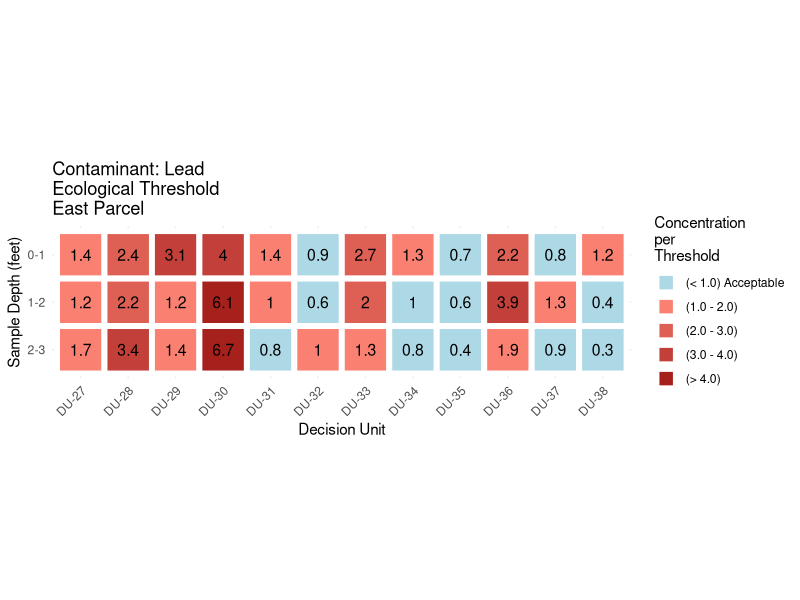
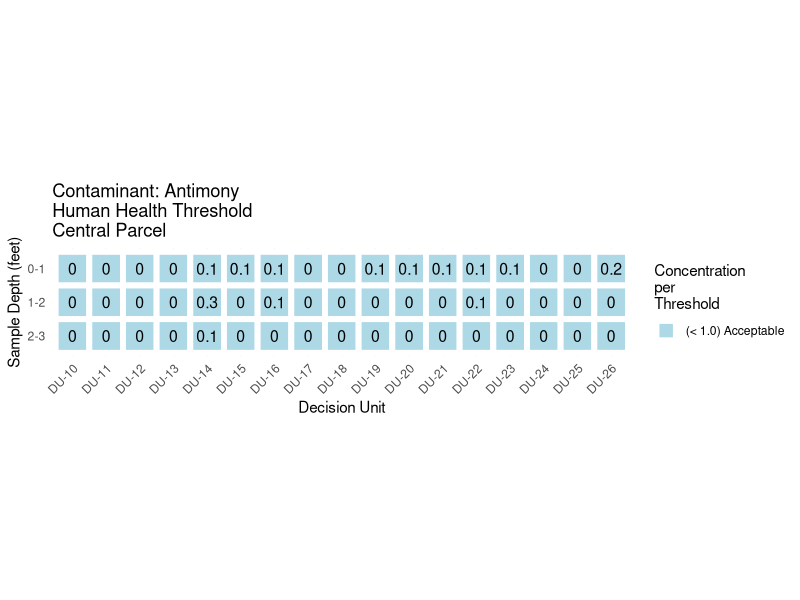
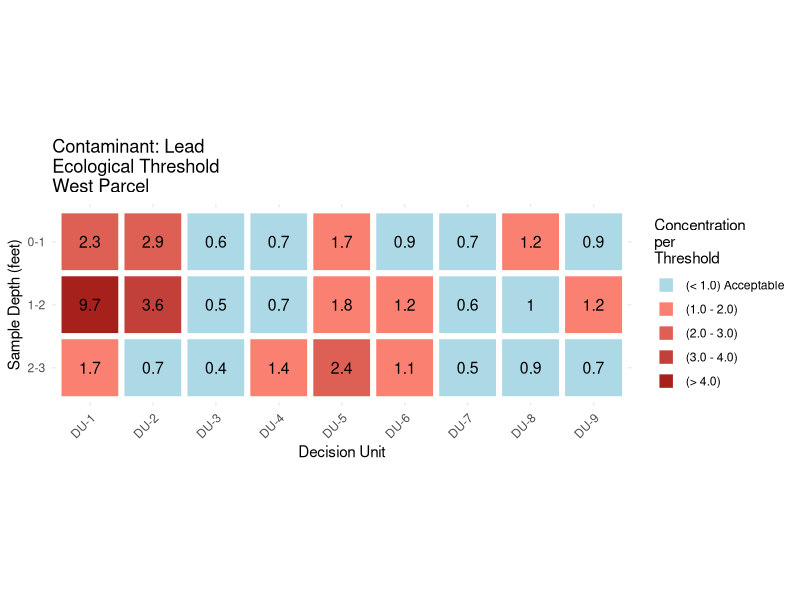
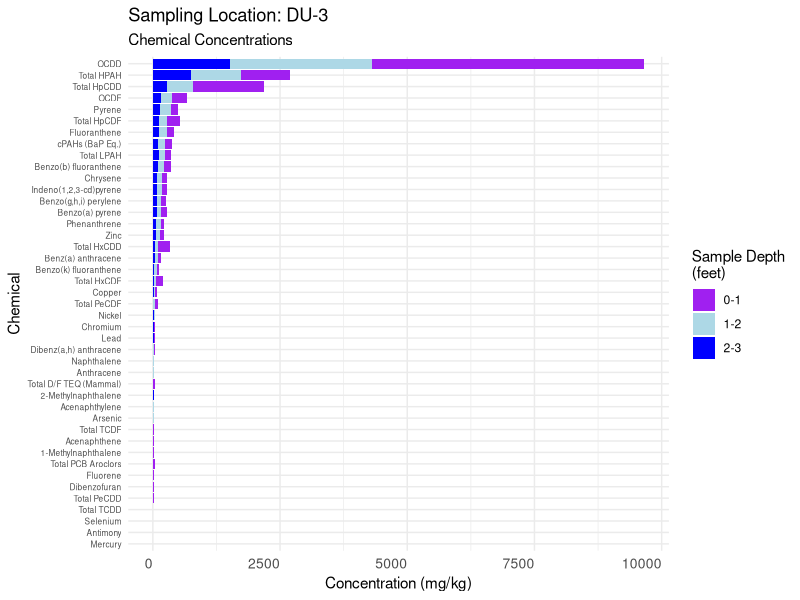
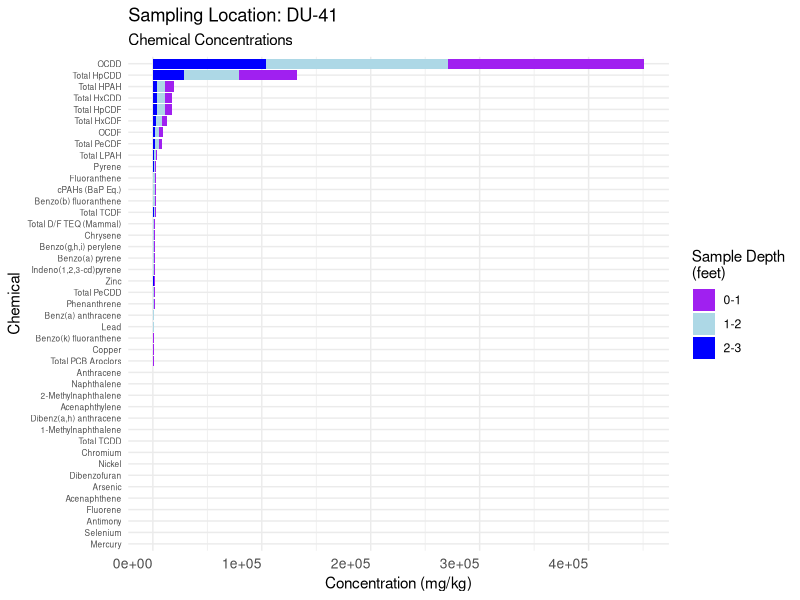
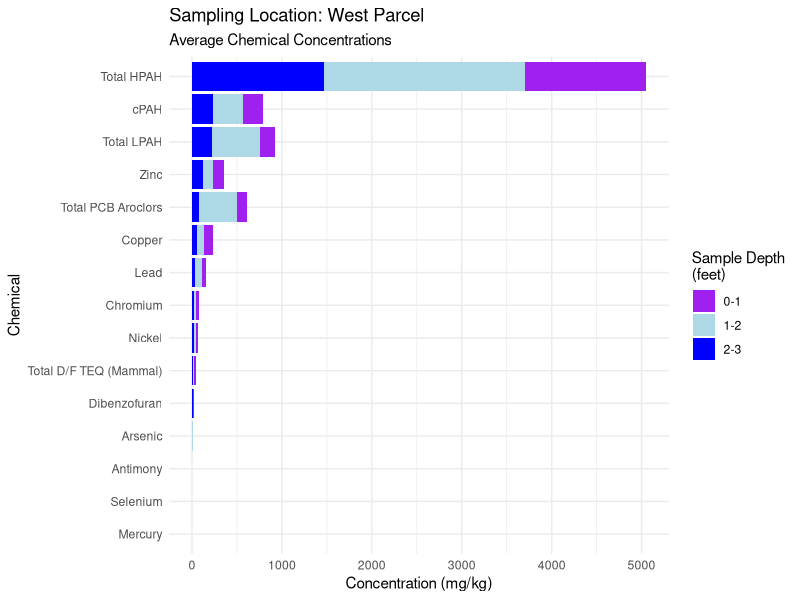
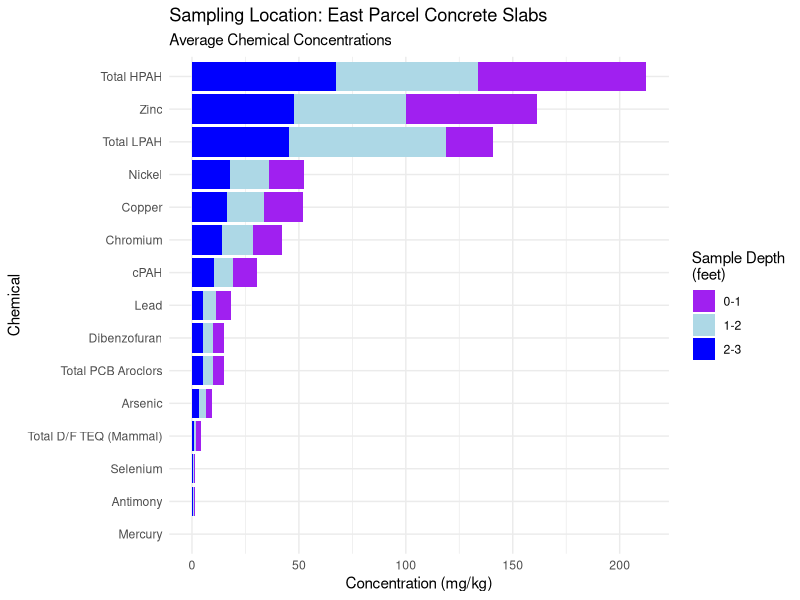

Write R code to recreate these figures, in order.
## ---- chunk 1
knitr::opts_chunk$set(echo = TRUE)
## ---- chunk 2
knitr::opts_chunk$set(echo = TRUE)
## ---- chunk 3
library(tidyverse)
library(readxl)
## ---- chunk 4

results_summary <- read_excel("WillametteCoveData.xlsx", sheet = "Results Summary Ecological")
avg_concentrations <- read_excel("WillametteCoveData.xlsx", sheet = "Average Concentrations By Depth")
exceedance_ratios <- read_excel("WillametteCoveData.xlsx", sheet = "Exceedance Ratios")


# concentrations from cleaned 
# "Metals by EPA Method 6020B"
# "Dioxins Furans by EPA Method 16"
# "PAHs and Dibenzofuran by EPA Me"
# "PCBs by EPA Method 8082A"

concentrations <- read.csv("concentrations.csv")
## ---- chunk 5

create_heatmap <- function(chemical, location, affix) {
  
  red_palette <- colorRampPalette(c("salmon", "darkred"))(5)

  threshold_string <- if_else(affix == "_Eco", "Ecological", "Human Health")

  # Process the exceedance ratios and create the heatmap
  heatmap_plot <- exceedance_ratios %>%
    rename(`Sample Depth` = `Sample Depth (feet bgs)`) %>%
    filter(`Sample Location` == location) %>%
    select(`Decision Unit`, `Sample Depth`, matches(paste0("^", chemical, ".*", affix, "$"))) %>%
    pivot_wider(
      names_from = `Sample Depth`,  
      values_from = matches(paste0("^", chemical, affix, "$"))
    ) %>%
    pivot_longer(-`Decision Unit`, names_to = "Sample Depth", values_to = "Exceedance_Ratio") %>%
    mutate(`Sample Depth` = factor(`Sample Depth`, levels = sort(unique(`Sample Depth`), decreasing = TRUE)),
           # Set color_range as a factor with specific levels for ordered legend
           color_range = factor(case_when(
             Exceedance_Ratio < 1 ~ "(< 1.0) Acceptable",
             Exceedance_Ratio < 2 ~ "(1.0 - 2.0)",
             Exceedance_Ratio < 3 ~ "(2.0 - 3.0)",
             Exceedance_Ratio < 4 ~ "(3.0 - 4.0)",
             Exceedance_Ratio >= 4 ~ "(> 4.0)"
           ), levels = c("(< 1.0) Acceptable", "(1.0 - 2.0)", "(2.0 - 3.0)", "(3.0 - 4.0)", "(> 4.0)"))) %>%
    
    ggplot(aes(x = `Decision Unit`, y = `Sample Depth`, 
               fill = color_range)) +  # Fill based on the new Range column
    
    geom_tile(color = "white", linewidth = 2) +
    
    geom_text(aes(label = round(Exceedance_Ratio, 1)), color = "black", size = 4) +
    
    labs(title = paste("Contaminant: ", chemical, "\n", threshold_string, " Threshold", "\n", location, sep=""),
         x = "Decision Unit",
         y = "Sample Depth (feet)",
         fill = "Concentration \nper\nThreshold") +  # Legend title
         
    theme_minimal() +
    
    scale_fill_manual(values = c(
      "(< 1.0) Acceptable" = "lightblue",
      "(1.0 - 2.0)" = red_palette[1],
      "(2.0 - 3.0)" = red_palette[2],
      "(3.0 - 4.0)" = red_palette[3],
      "(> 4.0)" = red_palette[4]
    )) +
    coord_fixed() +
    
    # Tilt x-axis labels by 90 degrees
    theme(axis.text.x = element_text(angle = 45, hjust = 1))
  
  # Return the heatmap plot
  return(heatmap_plot)
}


## ---- chunk 6
create_heatmap("Lead", "East Parcel", "_Eco")
create_heatmap("Antimony", "Central Parcel", "_HH")
create_heatmap("Lead", "West Parcel", "_Eco")

## ---- chunk 7

chemical_list <- c("Antimony", "Arsenic", "Chromium", "Copper", "Lead", "Mercury", "Nickel", "Selenium", "Zinc", "Total TEQ", "Dibenzofuran", "Total HPAH", "Total LPAH", "Total PCBs", "cPAHs")

parcel_list <- c("West Parcel", "Central Parcel", "Central Parcel Concrete Slab", "East Parcel", "East Parcel Concrete Slab", "East Parcel Soil Beams")

## ---- chunk 8

du_concen_plot <- function(du) {
  chemical_list <- c(
    "Antimony", "Arsenic", "Chromium", "Copper", "Lead", "Mercury", "Nickel", "Selenium", "Zinc", 
    "OCDD", "OCDF", "Total TCDD", "Total PeCDD", "Total HxCDD", "Total HpCDD", 
    "Total TCDF", "Total PeCDF", "Total HxCDF", "Total HpCDF", "Total D/F TEQ (Mammal)", 
    "Acenaphthene", "Acenaphthylene", "Anthracene", "Benz(a) anthracene", 
    "Benzo(a) pyrene", "Benzo(b) fluoranthene", "Benzo(k) fluoranthene", "Benzo(g,h,i) perylene", 
    "Chrysene", "Dibenz(a,h) anthracene", "Fluoranthene", "Fluorene", "Indeno(1,2,3-cd)pyrene", 
    "1-Methylnaphthalene", "2-Methylnaphthalene", "Naphthalene", "Phenanthrene", 
    "Pyrene", "Dibenzofuran", "Total HPAH", "Total LPAH", "cPAHs (BaP Eq.)", "Total PCB Aroclors"
  )
  
  # Define the color palette
  palette2 <- c(
    "0-1" = "purple",
    "1-2" = "lightblue",
    "2-3" = "blue"
  )
  
  # Create the plot and assign it to du_plot
  du_plot <- concentrations %>%
    filter(Chemical %in% chemical_list,
           Decision.Unit == du) %>%
    mutate(`Sample.Depth..feet.bgs.` = factor(case_when(
      str_detect(`Sample.Depth..feet.bgs.`, "0-1") ~ "0-1",
      str_detect(`Sample.Depth..feet.bgs.`, "1-2") ~ "1-2",
      str_detect(`Sample.Depth..feet.bgs.`, "2-3") ~ "2-3",
      TRUE ~ `Sample.Depth..feet.bgs.`)),
      Chemical = fct_reorder(Chemical, Concentration, .desc = FALSE)) %>%
    ggplot(aes(x = Chemical, y = Concentration, fill = `Sample.Depth..feet.bgs.`)) +
    geom_col() +
    labs(title = paste("Sampling Location:", du),
         subtitle = "Chemical Concentrations",
         x = "Chemical",
         y = "Concentration (mg/kg)",
         fill = "Sample Depth\n(feet)") +
    scale_fill_manual(values = palette2) +
    theme_minimal() +
    theme(axis.text.x = element_text(hjust = 1, size = 10),
          axis.text.y = element_text(size = 6)) +
    coord_flip()
  
  return(du_plot)
}

## ---- chunk 9
du_concen_plot("DU-3")
du_concen_plot("DU-41")
## ---- chunk 10


avg_concen_parcel_plot <- function(parcel){
  palette2 <- c(
    "0-1" = "purple",
    "1-2" = "lightblue",
    "2-3" = "blue")

plot <- avg_concentrations %>%
  pivot_longer(
    cols = 3:18,               
    names_to = "chemical",    
    values_to = "concentration" 
  ) %>%
  pivot_wider(
    names_from = `Sample Depth (feet bgs)`,   
    values_from = concentration               
  ) %>%
  pivot_longer(
    cols = 3:5,
    names_to =  "Depth",
    values_to = "concentration"
  ) %>%
  filter(chemical != "Total PCB Aroclors_detection",
         `Sample Location` == parcel) %>%
  mutate(concentration = as.numeric(round(as.numeric(concentration), 2)),
         chemical = fct_reorder(chemical, concentration, .desc = FALSE)) %>%
  ggplot(aes(x=chemical, y=concentration, fill=Depth)) +
  geom_col() +
  labs(title = paste("Sampling Location:", parcel),
         subtitle = "Average Chemical Concentrations",
         x = "Chemical",
         y = "Concentration (mg/kg)",
         fill = "Sample Depth\n(feet)") +
  scale_fill_manual(values = palette2) +
  theme_minimal() +
  coord_flip()
return(plot)

}  

## ---- chunk 11
# all possible parcel inputs
# [1] "West Parcel"                 
# [2] "Central Parcel"              
# [3] "Central Parcel Concrete Slab"
# [4] "East Parcel"                 
# [5] "East Parcel Concrete Slabs"  
# [6] "East Parcel Soil Berms" 

avg_concen_parcel_plot("West Parcel")
avg_concen_parcel_plot("East Parcel Concrete Slabs")
